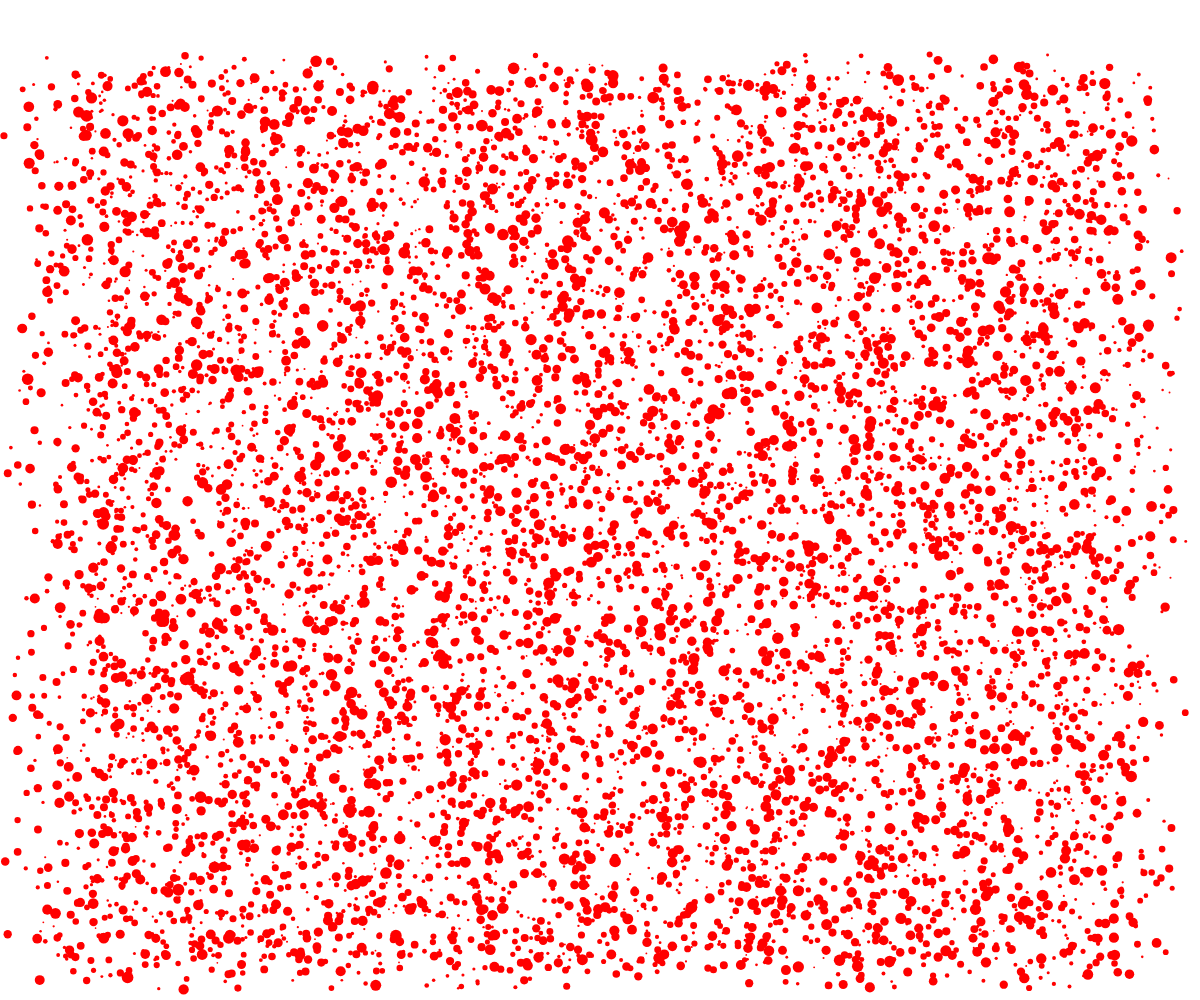
Frame 1 (no input)
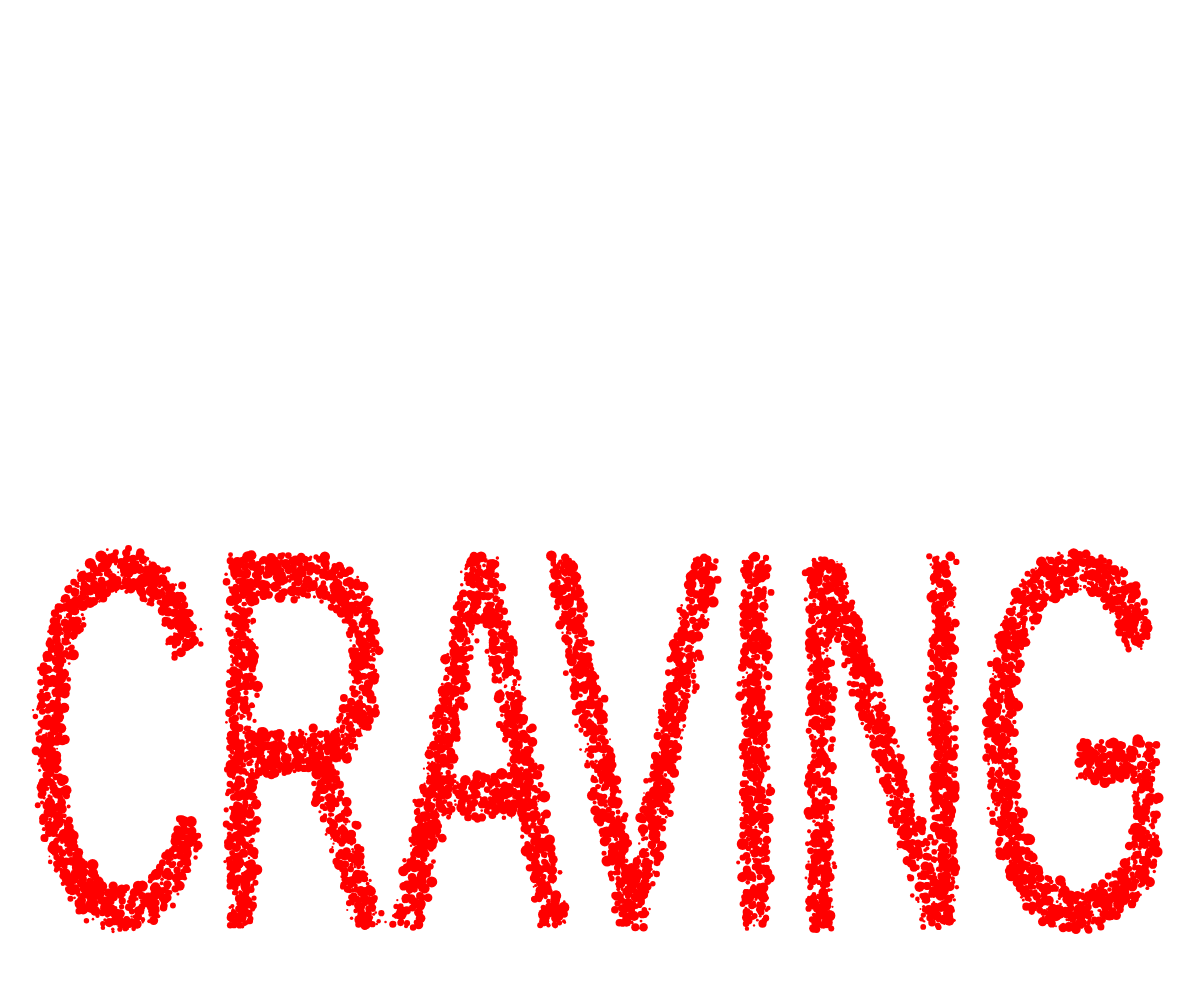
Frame 60 (no input)
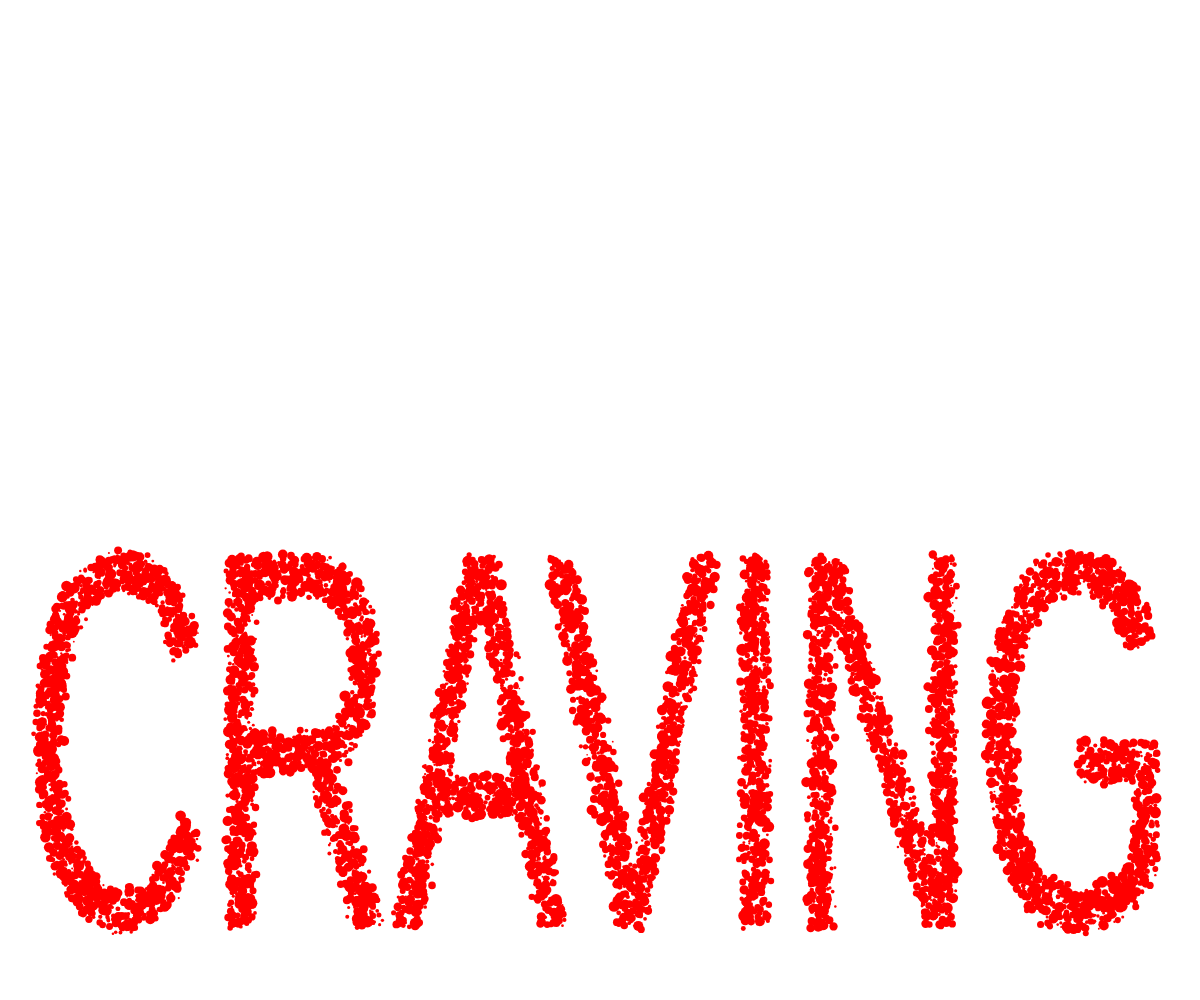
Frame 120 (the mouse pressed at the canvas centre since frame 60)

The p5.js sketch that drew these frames (run headless with seeded random() and noise() and a simulated clock; from frame 60 on, the mouse is pressed at the canvas centre):

// p5.js sketch
// ── sketch.js

let dots = [];
let currentWordIndex = 0;
let targetPoints = [];
let words = [
  "CRAVING", "PURSUING", "CONNECTING", "HOPING", "DOUBTING", "QUESTIONING",
  "PULLING BACK", "DISTANCE", "LONGING", "FUCKING", "ANXIETY", "RUMINATING", "NEEDING",
  "REACHING OUT", "BRIEF REASSURANCE", "FEARING LOSS", "CLOSING OFF",
  "REPEATING", "TRYING", "WORKING ON IT", "REPEATING"
];
let wordChangeInterval = 3000;
let lastChangeTime = 0;

// Rainbow coloring variables
let baseHue = 0;
let hueStep;

function setup() {
  createCanvas(windowWidth, windowHeight);
  textFont("sans-serif");
  textAlign(CENTER, CENTER);
  colorMode(HSB, 360, 100, 100);

  let gridStep = 12;
  for (let y = 0; y < height; y += gridStep) {
    for (let x = 0; x < width; x += gridStep) {
      dots.push({
        x: x,
        y: y,
        tx: x,
        ty: y,
        phase: random(TWO_PI),
        baseSize: random(2, 10),
        alpha: 0
      });
    }
  }

  hueStep = 360 / words.length;
  updateTargetPoints();
}

function draw() {
  background(255);

  let timeSinceChange = millis() - lastChangeTime;
  let fadeProgress = constrain(timeSinceChange / (wordChangeInterval / 2), 0, 1);

  if (timeSinceChange > wordChangeInterval) {
    currentWordIndex = (currentWordIndex + 1) % words.length;
    baseHue = (baseHue + hueStep) % 360;
    updateTargetPoints();
    lastChangeTime = millis();
  }

  for (let i = 0; i < dots.length; i++) {
    let dot = dots[i];

    dot.x += (dot.tx - dot.x) * 0.1;
    dot.y += (dot.ty - dot.y) * 0.1;

    let dx = mouseX - dot.x;
    let dy = mouseY - dot.y;
    let distToMouse = sqrt(dx * dx + dy * dy);
    if (distToMouse < 80) {
      let repelStrength = map(distToMouse, 0, 80, 5, 0, true);
      let angle = atan2(dy, dx);
      dot.x += cos(angle) * -repelStrength;
      dot.y += sin(angle) * -repelStrength;
    }

    fill(baseHue, 100, 100, fadeProgress * 100);
    noStroke();

    let wiggleAmount = 2;
    let wiggleX = cos(dot.phase + millis() * 0.002) * wiggleAmount;
    let wiggleY = sin(dot.phase + millis() * 0.002) * wiggleAmount;

    let sizeOsc = map(sin(dot.phase + millis() * 0.004), -1, 1, 0.8, 1.2);
    let sizeFactor = dot.baseSize * sizeOsc;

    ellipse(dot.x + wiggleX, dot.y + wiggleY, sizeFactor);
  }
}

function updateTargetPoints() {
  targetPoints = [];
  let lines = words[currentWordIndex].split(" ");

  let stretchFactorX = 1.2;
  let stretchFactorY = 2.5;

  let baseLineSpacing = min(width, height) / 6;
  let lineSpacing = baseLineSpacing * stretchFactorY;

  let totalLineHeight = (lines.length - 1) * lineSpacing;

  let headerOffset = 120; // 98px header + small buffer
  let yMin = headerOffset + totalLineHeight / 2 + 50;
  let yMax = height - totalLineHeight / 2 - 50;
  let yOffset = random(yMin, yMax);

  for (let i = 0; i < lines.length; i++) {
    let baseFontSize;
    if (i === 0 && lines.length > 1) {
      baseFontSize = min(width, height) / 6;
    } else {
      baseFontSize = min(width, height) / 4;
    }

    let targetMaxWidth = width * 0.8;

    let testPg = createGraphics(width, height);
    testPg.textFont("sans-serif");
    testPg.textSize(baseFontSize);
    let textW = testPg.textWidth(lines[i]);

    let fontSize = baseFontSize;
    if (textW > targetMaxWidth) {
      let scaleFactor = targetMaxWidth / textW;
      fontSize *= scaleFactor;
    }
    testPg.remove();

    let lineY = yOffset + (i - (lines.length - 1) / 2) * lineSpacing;

    let linePoints = fontTextToPoints(lines[i], width / 2, lineY, fontSize, {
      sampleFactor: 0.2
    });

    for (let p of linePoints) {
      p.x = width / 2 + (p.x - width / 2) * stretchFactorX;
      p.y = lineY + (p.y - lineY) * stretchFactorY;

      p.x += random(-4, 4);
      p.y += random(-4, 4);

      targetPoints.push(p);
    }
  }

  shuffle(targetPoints, true);

  for (let i = 0; i < dots.length; i++) {
    if (i < targetPoints.length) {
      dots[i].tx = targetPoints[i].x;
      dots[i].ty = targetPoints[i].y;
      dots[i].alpha = 0;
    } else {
      dots[i].tx = random(width);
      dots[i].ty = random(height);
    }
  }
}

function fontTextToPoints(txt, x, y, size, options) {
  let pg = createGraphics(width, height);
  pg.pixelDensity(1);
  pg.background(0);
  pg.textAlign(CENTER, CENTER);
  pg.textSize(size);
  pg.textFont("sans-serif");
  pg.fill(255);
  pg.text(txt, x, y);

  pg.loadPixels();
  let pts = [];
  let density = options.sampleFactor * 10;
  for (let i = 0; i < pg.width; i += density) {
    for (let j = 0; j < pg.height; j += density) {
      let index = 4 * (i + j * pg.width);
      let brightnessVal = pg.pixels[index];
      if (brightnessVal > 128) {
        pts.push({ x: i, y: j });
      }
    }
  }
  pg.remove();
  return pts;
}

function windowResized() {
  resizeCanvas(windowWidth, windowHeight);
  updateTargetPoints();
}
